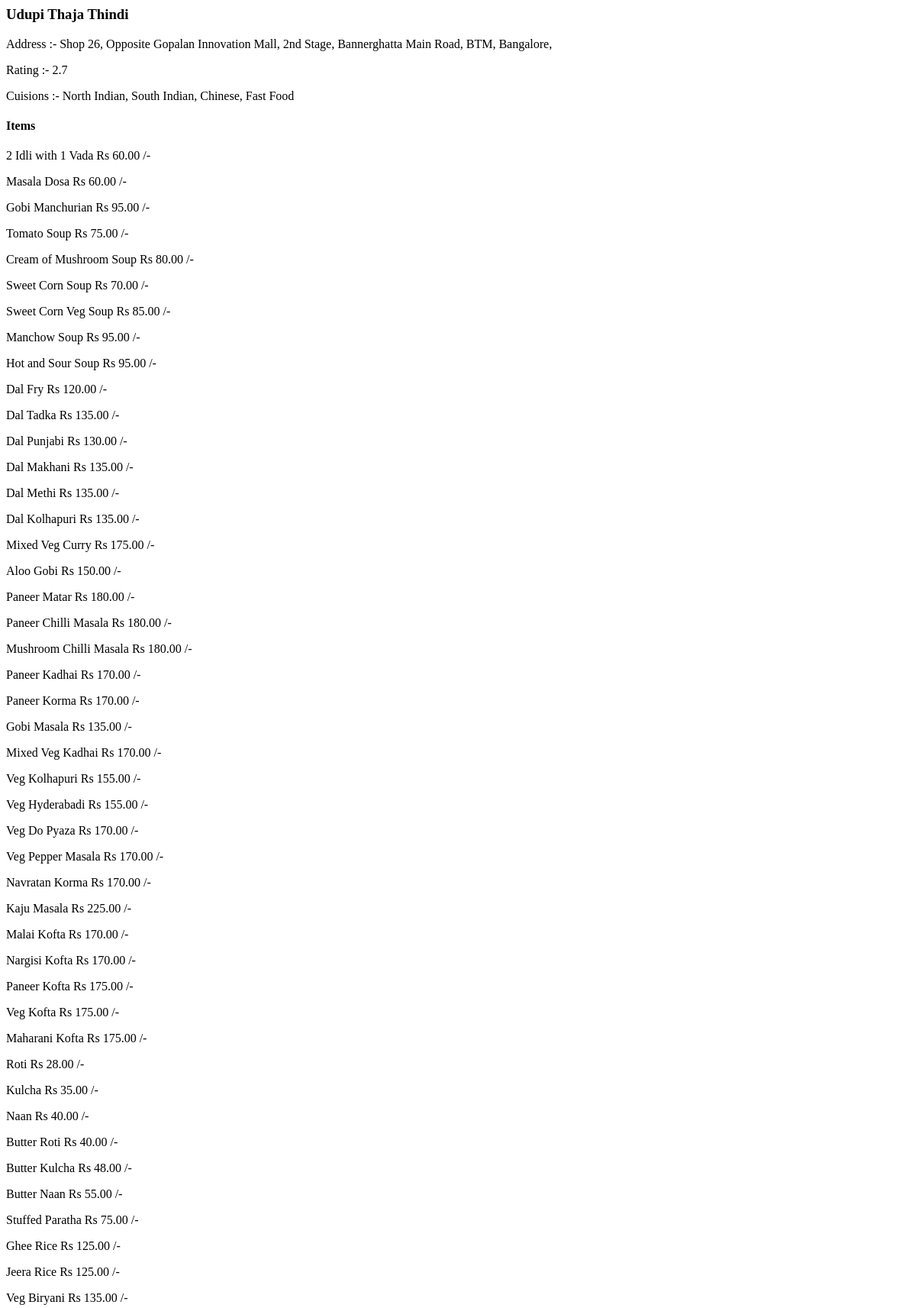
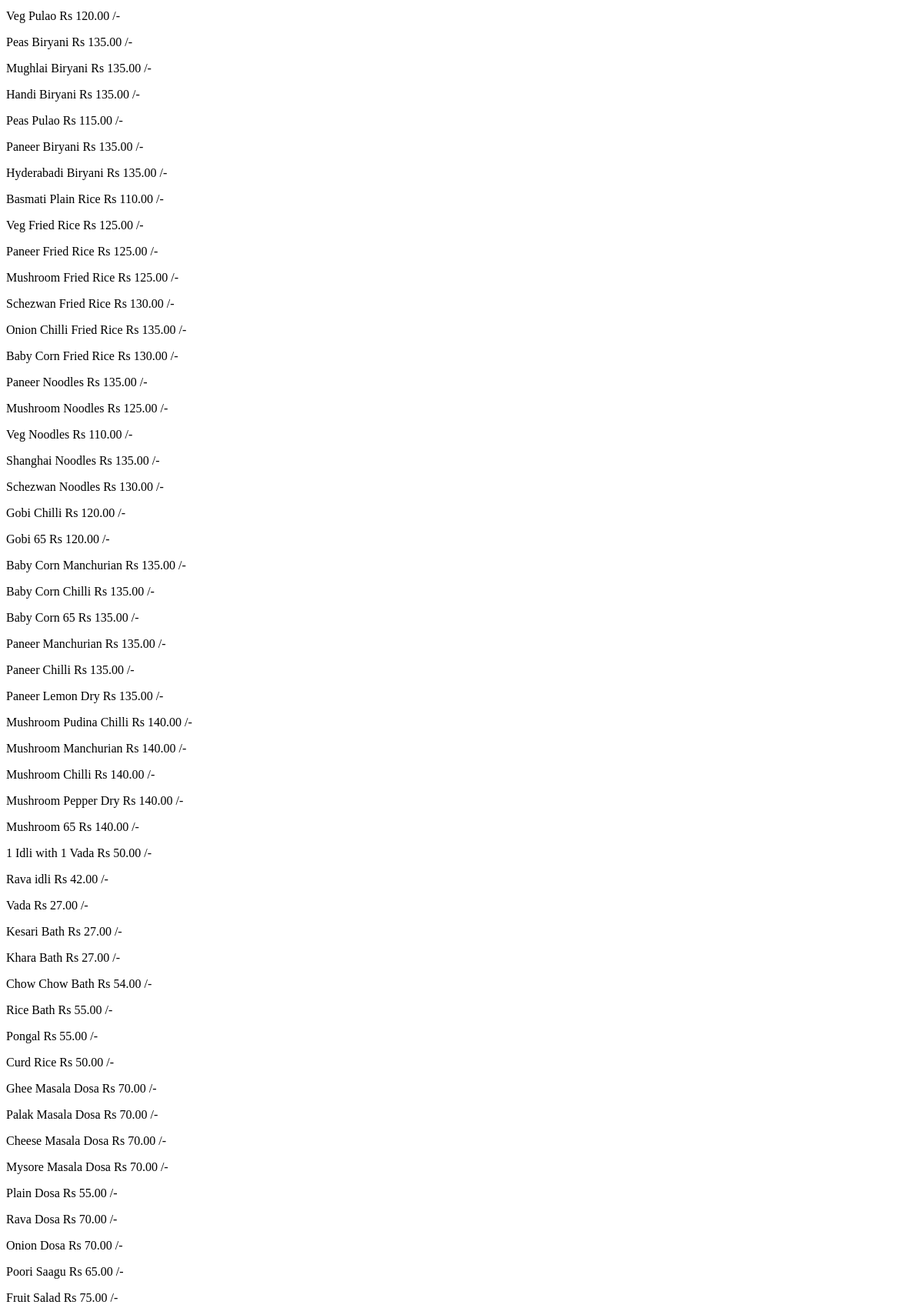
/11116/restaurants/ (upper part), run on the app's committed database (2 pictures, top to bottom).
### restaurants/models.py (models this page shows)
class Restaurant(models.Model):
    rest_id= models.IntegerField()
    rest_name = models.CharField(max_length=100)
    rest_location = models.CharField(max_length=100)
    rest_items = models.JSONField(null=True)
    rest_lat_long = models.CharField(max_length=100)
    rest_full_details = models.JSONField(null=True)

### restaurants/views.py (the view)
# urls.py: path("<id>/restaurants/",view_details)
def view_details(request,id):
    print(id)
    res = Restaurant.objects.filter(rest_id=id)
    print(res)
    context={"re":res[0],"items":res[0].rest_items}
    return render(request,"restaurant.html",context=context)

### restaurants/templates/restaurant.html (shortened to what this page needs)
<html>
    <head>
    </head>
    <body>
        <div>
            <div class="">
                <div class="contaciner">
                  <h3><b>{{re.rest_name}}</b></h3>
                  <p>Address :- {{re.rest_full_details.location.address}},{{re.rest_full_details.location.zipcode}}</p>
                  <p>Rating :- {{re.rest_full_details.user_rating.aggregate_rating}}<p>
                    <p>Cuisions :- {{re.rest_full_details.cuisines}}</p>
                </div>
            </div>
        </div>
        <div class="contaciner">
          <h4><b>Items</b></h5>
            {% for dish, price in re.rest_items.items %}
                <p>{{ dish }}               Rs {{ price }}/-</p>
            {% endfor %}
        </body>
</html>

### data on the page
Restaurant: rest_name "Udupi Thaja Thindi", rest_full_details.location.address "Shop 26, Opposite Gopalan Innovation Mall, 2nd Stage, Bannerghatta Main Road, BTM, Bangalore", rest_full_details.user_rating.aggregate_rating "2.7", rest_full_details.cuisines "North Indian, South Indian, Chinese, Fast Food"

### other printed values
{{ dish }} "2 Idli with 1 Vada" "Masala Dosa" "Gobi Manchurian" "Tomato Soup" "Cream of Mushroom Soup" "Sweet Corn Soup" "Sweet Corn Veg Soup" "Manchow Soup" "Hot and Sour Soup" "Dal Fry" "Dal Tadka" "Dal Punjabi" "Dal Makhani" "Dal Methi" "Dal Kolhapuri" "Mixed Veg Curry" "Aloo Gobi" "Paneer Matar" "Paneer Chilli Masala" "Mushroom Chilli Masala" "Paneer Kadhai" "Paneer Korma" "Gobi Masala" "Mixed Veg Kadhai" "Veg Kolhapuri" "Veg Hyderabadi" "Veg Do Pyaza" "Veg Pepper Masala" "Navratan Korma" "Kaju Masala" "Malai Kofta" "Nargisi Kofta" "Paneer Kofta" "Veg Kofta" "Maharani Kofta" "Roti" "Kulcha" "Naan" "Butter Roti" "Butter Kulcha" "Butter Naan" "Stuffed Paratha" "Ghee Rice" "Jeera Rice" "Veg Biryani" "Veg Pulao" "Peas Biryani" "Mughlai Biryani" "Handi Biryani" "Peas Pulao" "Paneer Biryani" "Hyderabadi Biryani" "Basmati Plain Rice" "Veg Fried Rice" "Paneer Fried Rice" "Mushroom Fried Rice" "Schezwan Fried Rice" "Onion Chilli Fried Rice" "Baby Corn Fried Rice" "Paneer Noodles" "Mushroom Noodles" "Veg Noodles" "Shanghai Noodles" "Schezwan Noodles" "Gobi Chilli" "Gobi 65" "Baby Corn Manchurian" "Baby Corn Chilli" "Baby Corn 65" "Paneer Manchurian" "Paneer Chilli" "Paneer Lemon Dry" "Mushroom Pudina Chilli" "Mushroom Manchurian" "Mushroom Chilli" "Mushroom Pepper Dry" "Mushroom 65" "1 Idli with 1 Vada" "Rava idli" "Vada" "Kesari Bath" "Khara Bath" "Chow Chow Bath" "Rice Bath" "Pongal" "Curd Rice" "Ghee Masala Dosa" "Palak Masala Dosa" "Cheese Masala Dosa" "Mysore Masala Dosa" "Plain Dosa" "Rava Dosa" "Onion Dosa" "Poori Saagu" "Fruit Salad"
{{ price }} "60.00" "60.00" "95.00" "75.00" "80.00" "70.00" "85.00" "95.00" "95.00" "120.00" "135.00" "130.00" "135.00" "135.00" "135.00" "175.00" "150.00" "180.00" "180.00" "180.00" "170.00" "170.00" "135.00" "170.00" "155.00" "155.00" "170.00" "170.00" "170.00" "225.00" "170.00" "170.00" "175.00" "175.00" "175.00" "28.00" "35.00" "40.00" "40.00" "48.00" "55.00" "75.00" "125.00" "125.00" "135.00" "120.00" "135.00" "135.00" "135.00" "115.00" "135.00" "135.00" "110.00" "125.00" "125.00" "125.00" "130.00" "135.00" "130.00" "135.00" "125.00" "110.00" "135.00" "130.00" "120.00" "120.00" "135.00" "135.00" "135.00" "135.00" "135.00" "135.00" "140.00" "140.00" "140.00" "140.00" "140.00" "50.00" "42.00" "27.00" "27.00" "27.00" "54.00" "55.00" "55.00" "50.00" "70.00" "70.00" "70.00" "70.00" "55.00" "70.00" "70.00" "65.00" "75.00"
